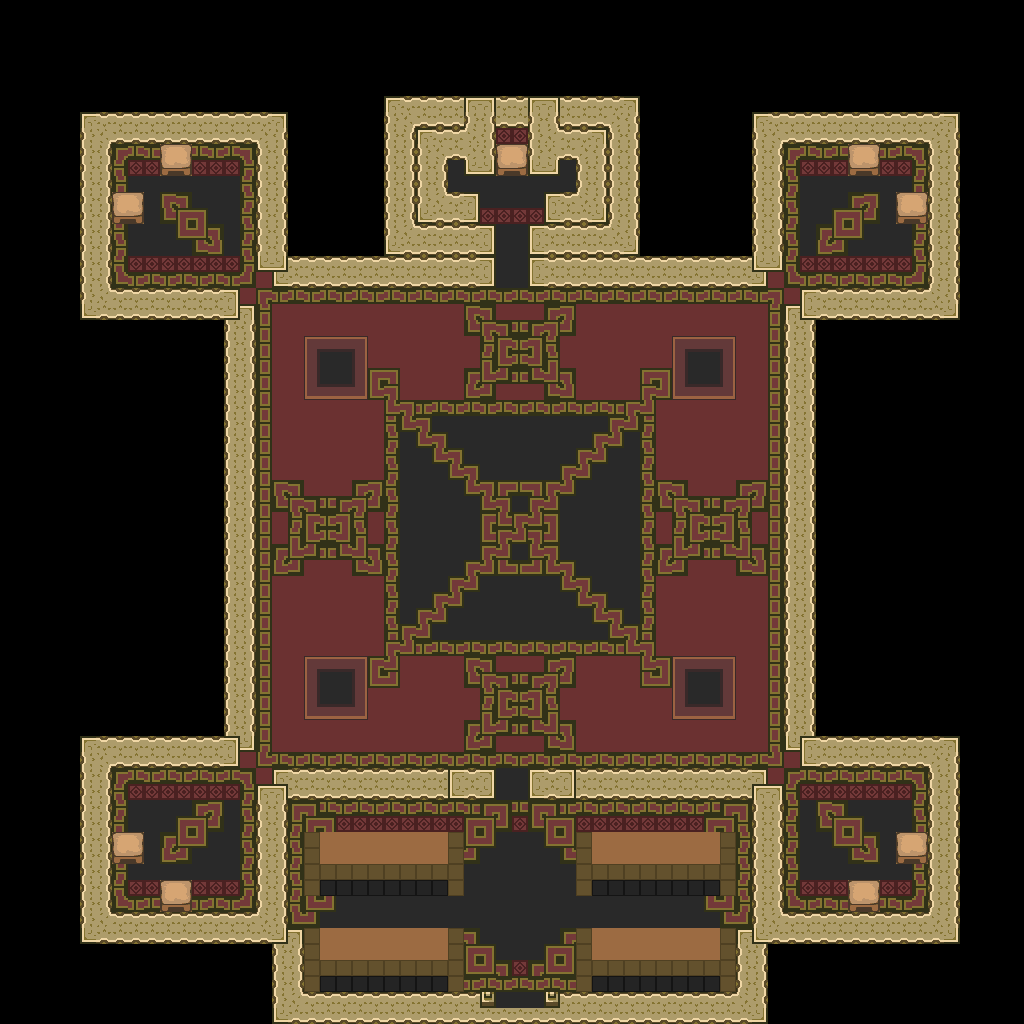

The image is a tile-based game level rendered from a .tmx file. Its description and source (layers, tilesets, objects; grid data summarised) follow:
An orthogonal 64x64 tile map with 16x16 px tiles, 1 tile layer (base), 1 hidden layer not drawn and 19 objects.

<map version="1.10" tiledversion="1.12.1" orientation="orthogonal" renderorder="right-down" width="64" height="64" tilewidth="16" tileheight="16" infinite="0" nextlayerid="3" nextobjectid="20">
 <tileset firstgid="1" source="../classiciphone_pics4.tsx" />
 <layer id="1" name="base" width="64" height="64">
  <data>[4096 cells, 4096 non-empty, 53 distinct tile ids]</data>
 </layer>
 <layer id="2" name="collision" width="64" height="64" visible="0">
  <properties><property name="collision" value="true" /></properties>
  <data>[4096 cells, 2427 non-empty, 1 distinct tile ids]</data>
 </layer>
 <objectgroup id="3" name="npcs">
  <object id="1" x="352.0" y="752.0" width="16" height="16">
   <properties>
    <property name="script" type="string">-- Auto-converted from GraalScript
-- [CLIENT-SIDE — server no-op]
-- if (playerenters &amp;&amp; strequals(#g,Game Coordinator)) say2 Say 'Commands' for a list#bof commands.;
-- if (playerchats &amp;&amp; (strequals(#g,Game Coordinator) || control ==1) &amp;&amp; strequals(#c,Commands)) {
-- say2 Commands:#b
-- Start - Places bomb in center#b
-- of the arena as well as#b
-- enables the player's weapons.#b
-- Close 1-4 - Closes doors on#b
-- booths.  Numbers go from top#b
-- left to right to bottom left to#bright.#b
-- Open 1-4 - Opens doors on#b
-- booths.  Numbers go from top#b
-- left to right to bottom left to#bright.#b
-- Close All - Closes all doors#b
-- Open All - Opens all doors#b
-- }
-- if (playerchats &amp;&amp; strequals(#c,done)) {
-- playerdir = 2;
-- playerx = 31;
-- playery = 54;
-- }
-- if (playerchats &amp;&amp; (strequals(#g,Game Coordinator) || control ==1) &amp;&amp; strequals(#c,start)) putbomb 3,31.5,31.5;</property>
   </properties>
  </object>
  <object id="2" x="112.0" y="832.0" width="16" height="16">
   <properties>
    <property name="gani" value="amz_chair.png" />
    <property name="script" type="string">-- Auto-converted from GraalScript
-- if (created) {
-- drawunderplayer;
self.dontblock = true
end</property>
   </properties>
  </object>
  <object id="3" x="768.0" y="752.0" width="16" height="16">
   <properties>
    <property name="gani" value="block.png" />
    <property name="script" type="string">-- Auto-converted from GraalScript
-- if (created) show; message 4;
-- if (playerchats) {
-- if (strequals(#g,Game Coordinator)) {
-- if (strequals(#c,close 4)) show;
-- if (strequals(#c,open 4)) hide;
-- if (strequals(#c,close all)) show;
-- if (strequals(#c,open all)) hide;
end
end</property>
   </properties>
  </object>
  <object id="4" x="496.0" y="128.0" width="16" height="16">
   <properties>
    <property name="gani" value="classic_gccontrol.png" />
    <property name="script" type="string">-- Auto-converted from GraalScript
</property>
   </properties>
  </object>
  <object id="5" x="496.0" y="768.0" width="16" height="16">
   <properties>
    <property name="gani" value="classic_studiohpiece.png" />
    <property name="script" type="string">-- Auto-converted from GraalScript
-- if (playerchats) {
-- if (strequals(#g,Game Coordinator)) {
-- if (strequals(#c,close)) show;
-- if (strequals(#c,open)) hide;
end
end</property>
   </properties>
  </object>
  <object id="6" x="496.0" y="256.0" width="16" height="16">
   <properties>
    <property name="gani" value="classic_studiohpiece.png" />
    <property name="script" type="string">-- Auto-converted from GraalScript
</property>
   </properties>
  </object>
  <object id="7" x="160.0" y="144.0" width="16" height="16">
   <properties>
    <property name="gani" value="amz_chair.png" />
    <property name="script" type="string">-- Auto-converted from GraalScript
-- if (created) {
-- drawunderplayer;
self.dontblock = true
end</property>
   </properties>
  </object>
  <object id="8" x="112.0" y="192.0" width="16" height="16">
   <properties>
    <property name="gani" value="amz_chair.png" />
    <property name="script" type="string">-- Auto-converted from GraalScript
-- if (created) {
-- drawunderplayer;
self.dontblock = true
end</property>
   </properties>
  </object>
  <object id="9" x="848.0" y="144.0" width="16" height="16">
   <properties>
    <property name="gani" value="amz_chair.png" />
    <property name="script" type="string">-- Auto-converted from GraalScript
-- if (created) {
-- drawunderplayer;
self.dontblock = true
end</property>
   </properties>
  </object>
  <object id="10" x="896.0" y="192.0" width="16" height="16">
   <properties>
    <property name="gani" value="amz_chair.png" />
    <property name="script" type="string">-- Auto-converted from GraalScript
-- if (created) {
-- drawunderplayer;
self.dontblock = true
end</property>
   </properties>
  </object>
  <object id="11" x="896.0" y="832.0" width="16" height="16">
   <properties>
    <property name="gani" value="amz_chair.png" />
    <property name="script" type="string">-- Auto-converted from GraalScript
-- if (created) {
-- drawunderplayer;
self.dontblock = true
end</property>
   </properties>
  </object>
  <object id="12" x="848.0" y="880.0" width="16" height="16">
   <properties>
    <property name="gani" value="amz_chair.png" />
    <property name="script" type="string">-- Auto-converted from GraalScript
-- if (created) {
-- drawunderplayer;
self.dontblock = true
end</property>
   </properties>
  </object>
  <object id="13" x="160.0" y="880.0" width="16" height="16">
   <properties>
    <property name="gani" value="amz_chair.png" />
    <property name="script" type="string">-- Auto-converted from GraalScript
-- if (created) {
-- drawunderplayer;
self.dontblock = true
end</property>
   </properties>
  </object>
  <object id="14" x="768.0" y="272.0" width="16" height="16">
   <properties>
    <property name="gani" value="block.png" />
    <property name="script" type="string">-- Auto-converted from GraalScript
-- if (created) show; message 2;
-- if (playerchats) {
-- if (strequals(#g,Game Coordinator)) {
-- if (strequals(#c,close 2)) show;
-- if (strequals(#c,open 2)) hide;
-- if (strequals(#c,close all)) show;
-- if (strequals(#c,open all)) hide;
end
end</property>
   </properties>
  </object>
  <object id="15" x="240.0" y="272.0" width="16" height="16">
   <properties>
    <property name="gani" value="block.png" />
    <property name="script" type="string">-- Auto-converted from GraalScript
-- if (created) show; message 1;
-- if (playerchats) {
-- if (strequals(#g,Game Coordinator)) {
-- if (strequals(#c,close 1)) show;
-- if (strequals(#c,open 1)) hide;
-- if (strequals(#c,close all)) show;
-- if (strequals(#c,open all)) hide;
end
end</property>
   </properties>
  </object>
  <object id="16" x="240.0" y="752.0" width="16" height="16">
   <properties>
    <property name="gani" value="block.png" />
    <property name="script" type="string">-- Auto-converted from GraalScript
-- if (created) show; message 3;
-- if (playerchats) {
-- if (strequals(#g,Game Coordinator)) {
-- if (strequals(#c,close 3)) show;
-- if (strequals(#c,open 3)) hide;
-- if (strequals(#c,close all)) show;
-- if (strequals(#c,open all)) hide;
end
end</property>
   </properties>
  </object>
  </objectgroup>
</map>
<!-- 3 of 19 objects omitted -->
